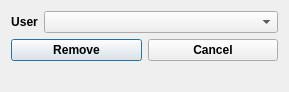
<?xml version="1.0" encoding="UTF-8"?>
<ui version="4.0">
 <class>Dialog</class>
 <widget class="QDialog" name="Dialog">
  <property name="geometry">
   <rect>
    <x>0</x>
    <y>0</y>
    <width>289</width>
    <height>90</height>
   </rect>
  </property>
  <property name="maximumSize">
   <size>
    <width>16777215</width>
    <height>90</height>
   </size>
  </property>
  <property name="font">
   <font>
    <weight>75</weight>
    <bold>true</bold>
   </font>
  </property>
  <property name="windowTitle">
   <string>Remove User</string>
  </property>
  <property name="windowIcon">
   <iconset resource="all_resources.qrc">
    <normaloff>:/resources/Icon.png</normaloff>:/resources/Icon.png</iconset>
  </property>
  <layout class="QFormLayout" name="formLayout">
   <item row="0" column="0">
    <layout class="QHBoxLayout" name="horizontalLayout">
     <item>
      <widget class="QLabel" name="label">
       <property name="font">
        <font>
         <weight>75</weight>
         <bold>true</bold>
        </font>
       </property>
       <property name="text">
        <string>User</string>
       </property>
       <property name="textFormat">
        <enum>Qt::RichText</enum>
       </property>
       <property name="alignment">
        <set>Qt::AlignCenter</set>
       </property>
      </widget>
     </item>
    </layout>
   </item>
   <item row="0" column="1">
    <widget class="QComboBox" name="removeUsersCombo">
     <property name="toolTip">
      <string>Added Users</string>
     </property>
    </widget>
   </item>
   <item row="1" column="0" colspan="2">
    <layout class="QHBoxLayout" name="horizontalLayout_2">
     <item>
      <widget class="QPushButton" name="removeButton">
       <property name="font">
        <font>
         <weight>75</weight>
         <bold>true</bold>
        </font>
       </property>
       <property name="toolTip">
        <string>Click To Remove User</string>
       </property>
       <property name="text">
        <string>Remove</string>
       </property>
      </widget>
     </item>
     <item>
      <widget class="QPushButton" name="cancelButton">
       <property name="font">
        <font>
         <weight>75</weight>
         <bold>true</bold>
        </font>
       </property>
       <property name="toolTip">
        <string>Click To Close Window</string>
       </property>
       <property name="text">
        <string>Cancel</string>
       </property>
      </widget>
     </item>
    </layout>
   </item>
   <item row="2" column="0">
    <widget class="QLabel" name="userRemoveStatus">
     <property name="text">
      <string/>
     </property>
    </widget>
   </item>
  </layout>
 </widget>
 <resources>
  <include location="all_resources.qrc"/>
 </resources>
 <connections/>
</ui>
